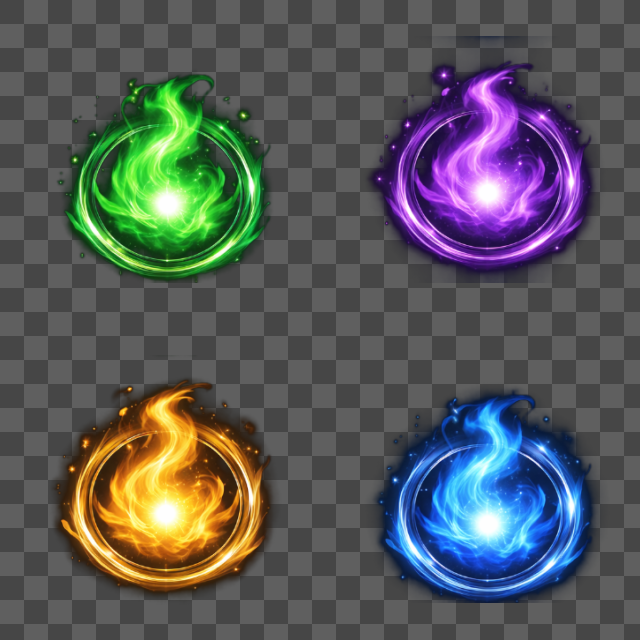
#> input picture assets/ui/currency-preview-checker.png, 640 x 640 px, given in place of currency-icons.png, which was not available
$ python extract-currency-icons.py
#> lines starting #> are read from the running program, lines starting #| are printed output that depends on the picture; pictures that were not available may be replaced by others from this repository, and a replacement may not be noted
from pathlib import Path

import cv2
import numpy as np


SOURCE = Path(__file__).with_name("currency-icons.png")
OUT_DIR = Path(__file__).with_name("currency")


def make_alpha(rgb: np.ndarray) -> np.ndarray:
    maxc = rgb.max(axis=2).astype(np.float32)
    border = np.concatenate(
        [
            rgb[0, :, :],
            rgb[-1, :, :],
            rgb[:, 0, :],
            rgb[:, -1, :],
        ],
        axis=0,
    ).astype(np.float32)
    bg = np.median(border, axis=0)
    diff = np.linalg.norm(rgb.astype(np.float32) - bg, axis=2)

    alpha_luma = np.clip((maxc - 28.0) * 5.5, 0.0, 255.0)
    alpha_diff = np.clip((diff - 16.0) * 9.0, 0.0, 255.0)
    alpha = np.maximum(alpha_luma, alpha_diff).astype(np.uint8)
    alpha = cv2.GaussianBlur(alpha, (0, 0), 0.7)
    return alpha


def tight_bbox(image_bgr: np.ndarray) -> tuple[int, int, int, int]:
    mask = (image_bgr.max(axis=2) > 14).astype(np.uint8)
    ys, xs = np.where(mask > 0)
    if ys.size == 0 or xs.size == 0:
        return (0, 0, image_bgr.shape[1], image_bgr.shape[0])
    x0, x1 = int(xs.min()), int(xs.max()) + 1
    y0, y1 = int(ys.min()), int(ys.max()) + 1
    return (x0, y0, x1, y1)


def extract() -> None:
    src = cv2.imread(str(SOURCE), cv2.IMREAD_UNCHANGED)
#> src is the input picture: shape (640, 640, 3); mean B, G, R 89.8, 88.8, 86.5
    if src is None:
        raise FileNotFoundError(f"Missing source file: {SOURCE}")
    bgr = src[:, :, :3] if src.shape[2] == 4 else src

    h, w = bgr.shape[:2]
#> h = 640; w = 640
    mx, my = w // 2, h // 2
#> mx = 320; my = 320
    quadrants = {
        "essence": (0, 0, mx, my),       # green (top-left)
        "azure": (mx, 0, w, my),         # blue (top-right)
        "amber": (0, my, mx, h),         # orange (bottom-left)
        "void": (mx, my, w, h),          # purple (bottom-right)
    }

    OUT_DIR.mkdir(parents=True, exist_ok=True)

    for name, (x0, y0, x1, y1) in quadrants.items():
        quad = bgr[y0:y1, x0:x1]
        bx0, by0, bx1, by1 = tight_bbox(quad)
        pad = 16
        cx0 = max(0, bx0 - pad)
        cy0 = max(0, by0 - pad)
        cx1 = min(quad.shape[1], bx1 + pad)
        cy1 = min(quad.shape[0], by1 + pad)

        crop = quad[cy0:cy1, cx0:cx1]
        alpha = make_alpha(crop)
        out = np.dstack([crop, alpha])

        out_path = OUT_DIR / f"{name}.png"
        cv2.imwrite(str(out_path), out)
        print(f"Wrote {out_path}")
#> this loop made 4 passes
#> pass 1, in extract, `quad = bgr[y0:y1, x0:x1]`:
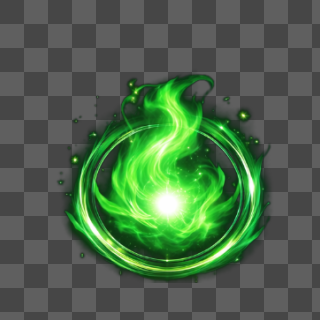
#> quad: shape (320, 320, 3); mean B, G, R 74.1, 102.1, 75.5
#> pass 1, in make_alpha, `maxc = rgb.max(axis=2).astype(np.float32)`:
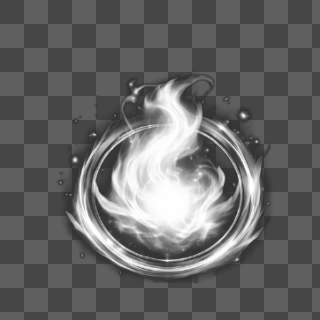
#> maxc: shape (320, 320) float32; min 48, max 255, mean 102.1
#> pass 1, in make_alpha, `diff = np.linalg.norm(rgb.astype(np.float32) - bg, axis=2)`:
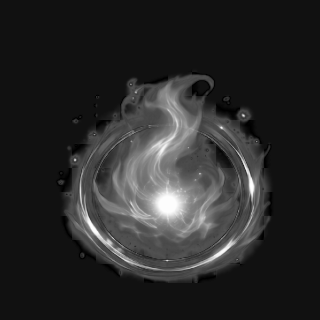
#> diff: shape (320, 320) float32; min 1.66, max 298.8, mean 50.5; drawn with min black and max white
#> after the loop:
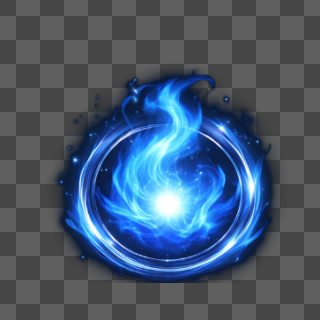
#> crop: shape (320, 320, 3); mean B, G, R 112.3, 88.7, 69.8


if __name__ == "__main__":
    extract()
